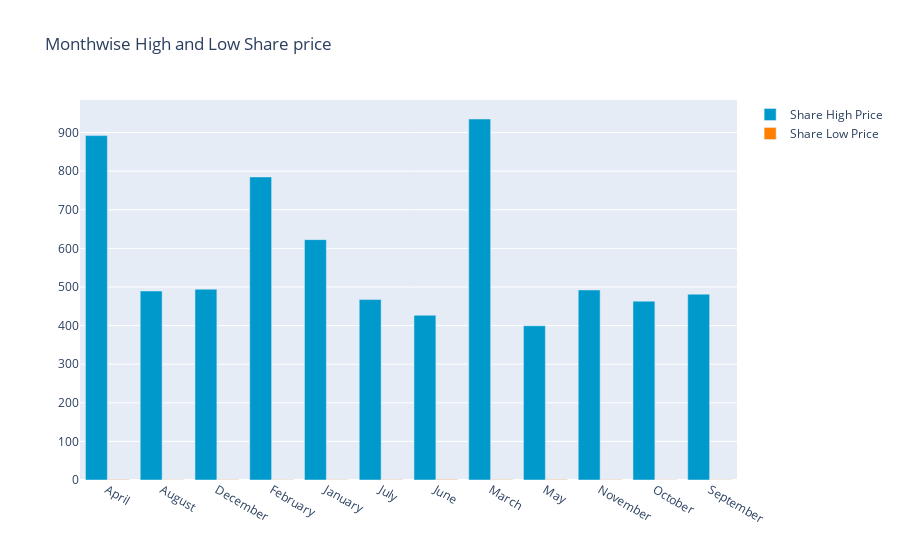

Write notebook code for a chart like this one.
### Code cell
monthvise_high = df.groupby(df['Date'].dt.strftime('%B'))['Low'].max()
monthvise_low = df.groupby(df['Date'].dt.strftime('%B'))['Low'].min()

fig = go.Figure()
fig.add_trace(go.Bar(
    x=monthvise_high.index,
    y=monthvise_high,
    name='Share High Price',
    marker_color='rgb(0, 153, 204)'
))
fig.add_trace(go.Bar(
    x=monthvise_low.index,
    y=monthvise_low,
    name='Share Low Price',
    marker_color='rgb(255, 128, 0)'
))

fig.update_layout(barmode='group', 
                  title=' Monthwise High and Low Share price')
fig.show()

### Figure 1 — Plotly figure (JSON) as saved in the notebook; plotly's stock layout.template omitted (floating-point values rounded to 4 significant figures)
{"data": [{"marker": {"color": "rgb(0, 153, 204)"}, "name": "Share High Price", "type": "bar", "visible": true, "x": ["April", "August", "December", "February", "January", "July", "June", "March", "May", "November", "October", "September"], "y": [892.0, 489.6, 494.1, 785.0, 622.6, 467.4, 426.7, 935.1, 399.5, 492.2, 463.3, 481.4]}, {"marker": {"color": "rgb(255, 128, 0)"}, "name": "Share Low Price", "type": "bar", "visible": true, "x": ["April", "August", "December", "February", "January", "July", "June", "March", "May", "November", "October", "September"], "y": [1.072, 0.7075, 0.9325, 0.7448, 0.7292, 0.9117, 1.369, 1, 1.179, 0.8517, 0.6, 0.6958]}], "layout": {"autosize": true, "barmode": "group", "title": {"text": " Monthwise High and Low Share price"}, "xaxis": {"autorange": true, "range": [-0.5, 11.5], "type": "category"}, "yaxis": {"autorange": true, "range": [0, 984.3], "type": "linear"}}}
